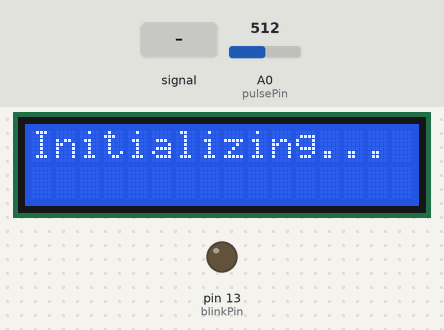
Bench run of a sketch on a simulated Arduino Uno, built with avr-gcc and run on an emulated ATmega328P. Shown: 16×2 character LCD, output pins drawn as LEDs (lit = HIGH). The inputs (shaded band) are chosen by the test bench; at power-on: A0 (pulsePin) = 512. What the sketch prints to the serial monitor is not drawn.

Above: at 0.1 s.
3.3 s: A0 (pulsePin) fed a 200 Hz sine of ±81 counts around its level
At 4.3 s:
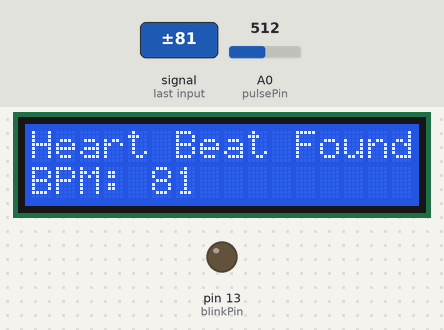
6.0 s: A0 (pulsePin) set to 535
At 7.1 s:
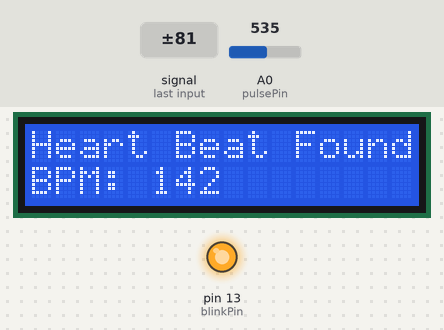
7.5 s: A0 (pulsePin) fed a 2 Hz sine of ±306 counts around its level
At 9.6 s:
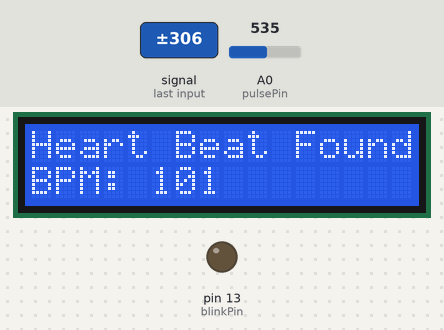
9.7 s: A0 (pulsePin) fed a 200 Hz sine of ±460 counts around its level
At 12.58 s:
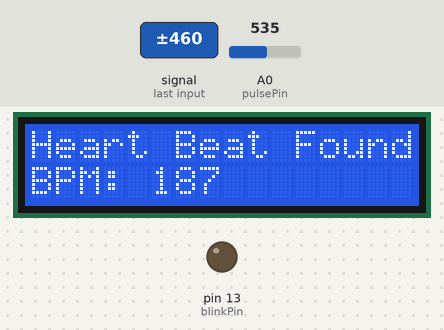
12.7 s: A0 (pulsePin) set to 496
14.2 s: A0 (pulsePin) set to 716
At 15.2 s:
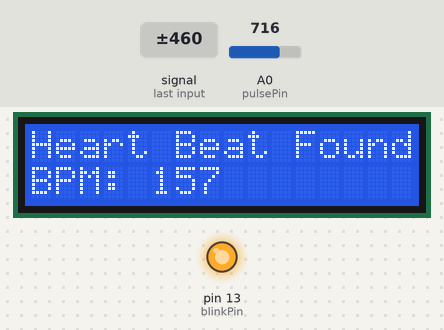
Timing chart, 0 to 16.7 s (numbered marks = the images above; inputs shaded):
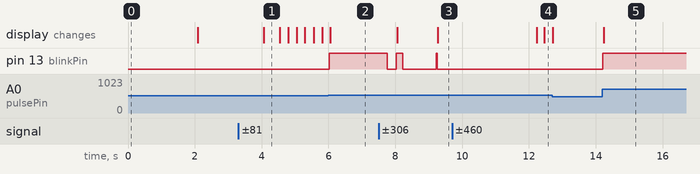

The sketch:

iot_project_code.ino
```cpp
#include <Wire.h>
#include <LiquidCrystal_I2C.h>

// ---- LCD Setup ----
// Create LCD object for 16x2 I2C LCD (Frank de Brabander library)
LiquidCrystal_I2C lcd(0x27, 16, 2);  // Replace 0x27 if your LCD has a different I2C address

// ---- Pulse Sensor Setup ----
const int pulsePin = A0;
const int blinkPin = 13;

volatile int BPM;
volatile int Signal;
volatile int IBI = 600;
volatile boolean Pulse = false;
volatile boolean QS = false;

volatile int rate[10];
volatile unsigned long sampleCounter = 0;
volatile unsigned long lastBeatTime = 0;
volatile int P = 512;
volatile int T = 512;
volatile int thresh = 525;
volatile int amp = 100;
volatile boolean firstBeat = true;
volatile boolean secondBeat = false;

// ---- Setup ----
void setup() {
  Serial.begin(115200);
  pinMode(blinkPin, OUTPUT);

  // LCD setup
  lcd.init();          // Initialize LCD
  lcd.backlight();     // Turn on backlight
  lcd.setCursor(0, 0);
  lcd.print("Initializing...");
  delay(2000);
  lcd.clear();

  // Setup Timer2 interrupt for Pulse Sensor
  interruptSetup();
}

// ---- Main Loop ----
void loop() {
  if (QS) { // Heartbeat detected
    lcd.clear();
    lcd.setCursor(0, 0);
    lcd.print("Heart Beat Found");
    lcd.setCursor(0, 1);
    lcd.print("BPM: ");
    lcd.print(BPM);

    Serial.print("BPM: ");
    Serial.println(BPM);

    QS = false; // Reset flag
  }
  delay(20);
}

// ---- Timer2 Interrupt Setup ----
void interruptSetup() {
  TCCR2A = 0x02;  // CTC mode
  TCCR2B = 0x06;  // 256 prescaler
  OCR2A = 0x7C;   // 124 -> 2ms
  TIMSK2 = 0x02;  // Enable compare interrupt
  sei();          // Enable global interrupts
}

// ---- Timer2 ISR ----
ISR(TIMER2_COMPA_vect) {
  cli();
  Signal = analogRead(pulsePin);
  sampleCounter += 2;
  int N = sampleCounter - lastBeatTime;

  // Trough
  if (Signal < thresh && N > (IBI / 5) * 3) {
    if (Signal < T) T = Signal;
  }

  // Peak
  if (Signal > thresh && Signal > P) P = Signal;

  // Heartbeat detected
  if (N > 250) {
    if ((Signal > thresh) && (Pulse == false) && (N > (IBI / 5) * 3)) {
      Pulse = true;
      digitalWrite(blinkPin, HIGH);
      IBI = sampleCounter - lastBeatTime;
      lastBeatTime = sampleCounter;

      if (secondBeat) {
        secondBeat = false;
        for (int i = 0; i <= 9; i++) rate[i] = IBI;
      }

      if (firstBeat) {
        firstBeat = false;
        secondBeat = true;
        sei();
        return;
      }

      long runningTotal = 0;
      for (int i = 0; i <= 8; i++) {
        rate[i] = rate[i + 1];
        runningTotal += rate[i];
      }
      rate[9] = IBI;
      runningTotal += rate[9];
      runningTotal /= 10;
      BPM = 60000 / runningTotal;
      QS = true;
    }
  }

  // End of pulse wave
  if (Signal < thresh && Pulse == true) {
    digitalWrite(blinkPin, LOW);
    Pulse = false;
    amp = P - T;
    thresh = amp / 2 + T;
    P = thresh;
    T = thresh;
  }

  // Reset if no beat detected for 2.5s
  if (N > 2500) {
    thresh = 512;
    P = 512;
    T = 512;
    lastBeatTime = sampleCounter;
    firstBeat = true;
    secondBeat = false;
  }

  sei();
}
```

Measured:
- after the input at 3.3 s, the display: changes after 0.77 s (image 1)
- after the input at 6.0 s, pin 13 (blinkPin): LOW → HIGH at once
- after the input at 7.5 s, pin 13 (blinkPin): goes LOW 0.27 s, HIGH 0.19 s, LOW 1.0 s, HIGH 0.02 s, then LOW, starting after 0.26 s; the display: first changes after 0.56 s (image 3 shows a later state)
- after the input at 9.7 s, pin 13 (blinkPin): stops changing and stays LOW
- after the input at 14.2 s, pin 13 (blinkPin): LOW → HIGH at once; the display: changes at once (image 5)
- what the display in image 1 shows lasts 0.4 s, from 4.1 s to 4.5 s
